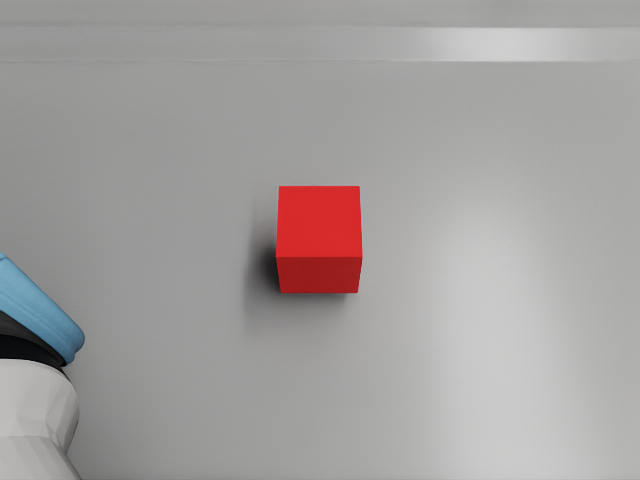
#> input picture captures/images/pose_00.png, 640 x 480 px
$ python -i verify_projection.py   (imports and definitions only)
#> lines starting #> are read from the running program, lines starting #| are printed output that depends on the picture; after the words box and inside, x2 and y2 are one past the last pixel; in counts of white or black regions, pixels touching at a corner belong together
#> further down, picture is the input picture: shape (480, 640, 3); mean B, G, R 159.1, 159.4, 163.7
#!/usr/bin/env python3
"""Project the cube into the saved images and draw it. Reads only the saved files.

The red centroid is the centre of the visible faces, not the real cube centre,
so expect a few px of difference.

    python3 verify_projection.py captures
"""
import json
import os
import sys

import cv2
import numpy as np
import yaml


# [13 lines left out: functions quat_to_matrix, project, not called in this run]


def red_centroid(img):
    hsv = cv2.cvtColor(img, cv2.COLOR_BGR2HSV)
#> hsv: shape (480, 640, 3); mean H, S, V 18.8, 9.3, 164.6
    mask = cv2.inRange(hsv, (0, 120, 40), (10, 255, 255)) | cv2.inRange(hsv, (170, 120, 40), (180, 255, 255))
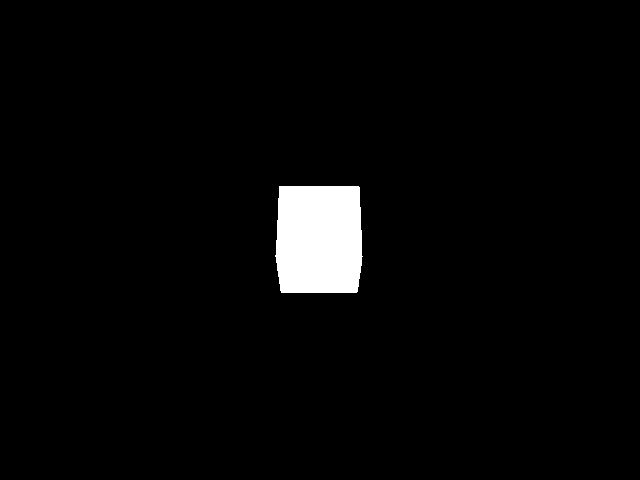
#> mask: shape (480, 640); 2.9% white; 1 white region, box (x1, y1, x2, y2) and area: (275, 186, 363, 293) 8892
    n, labels, stats, cents = cv2.connectedComponentsWithStats(mask)
#> n = 2; stats = [[0, 0, 640, 480, 298308], [275, 186, 88, 107, 8892]]; cents = [[319.5, 239.5], [318.7, 238.9]]
    if n <= 1:
        return None, 0
    i = 1 + int(np.argmax(stats[1:, cv2.CC_STAT_AREA]))
#> i = 1
    return cents[i], int(stats[i, cv2.CC_STAT_AREA])


# [53 lines left out: function main, not called in this run]


# [2 lines not run here, left out]

>>> import cv2
>>> picture = cv2.imread('../../../../captures/images/pose_00.png')
>>> result = red_centroid(picture)
#> result = ([318.7, 238.9], 8892)

$ run again, on captures/images/pose_02.png
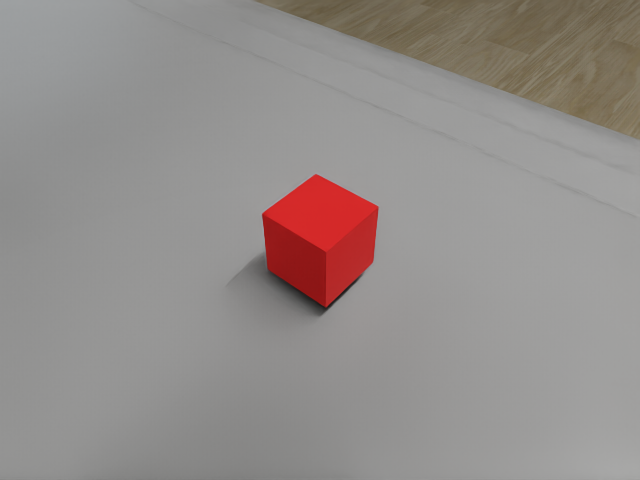
#> input picture captures/images/pose_02.png, 640 x 480 px
#> picture is the input picture: shape (480, 640, 3); mean B, G, R 139.7, 142.1, 148.3
#> hsv: shape (480, 640, 3); mean H, S, V 23.3, 15.1, 148.4
#> in red_centroid, `mask = cv2.inRange(hsv, (0, 120, 40), (10, 255, 255)) | cv2.inRange(hs..`:
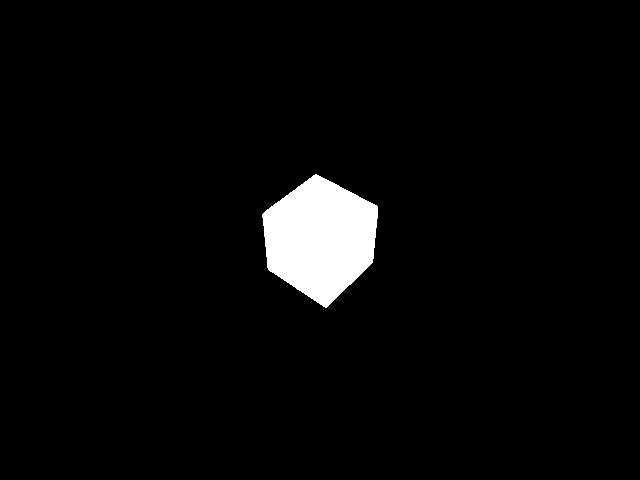
#> mask: shape (480, 640); 3.4% white; 1 white region, box (x1, y1, x2, y2) and area: (262, 174, 378, 308) 10597
#> n = 2; stats = [[0, 0, 640, 480, 296603], [262, 174, 116, 134, 10597]]; cents = [[319.5, 239.5], [319.9, 238.1]]
#> i = 1
#> result = ([319.9, 238.1], 10597)

$ run again, on captures/images/pose_03.png
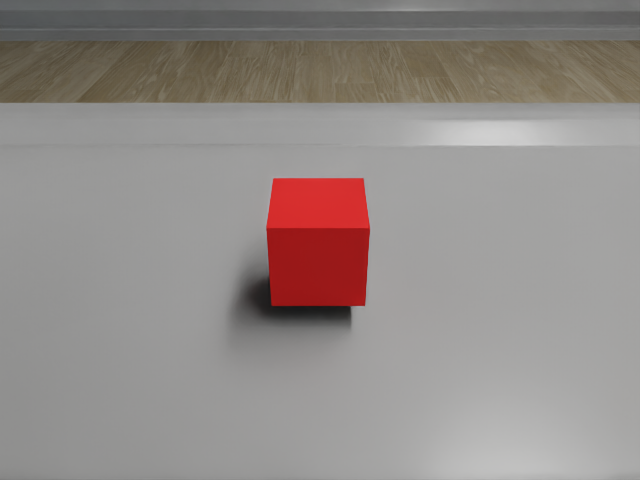
#> input picture captures/images/pose_03.png, 640 x 480 px
#> picture is the input picture: shape (480, 640, 3); mean B, G, R 136.7, 139.7, 147.1
#> hsv: shape (480, 640, 3); mean H, S, V 20.3, 19, 147.2
#> in red_centroid, `mask = cv2.inRange(hsv, (0, 120, 40), (10, 255, 255)) | cv2.inRange(hs..`:
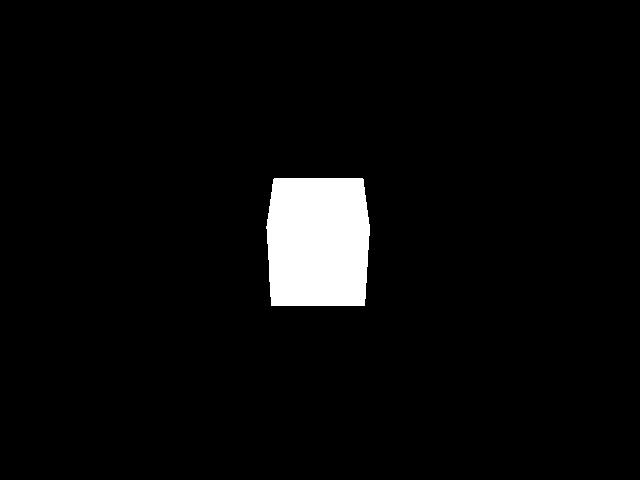
#> mask: shape (480, 640); 4.1% white; 1 white region, box (x1, y1, x2, y2) and area: (266, 178, 370, 306) 12537
#> n = 2; stats = [[0, 0, 640, 480, 294663], [266, 178, 104, 128, 12537]]; cents = [[319.6, 239.4], [317.7, 241.7]]
#> i = 1
#> result = ([317.7, 241.7], 12537)
